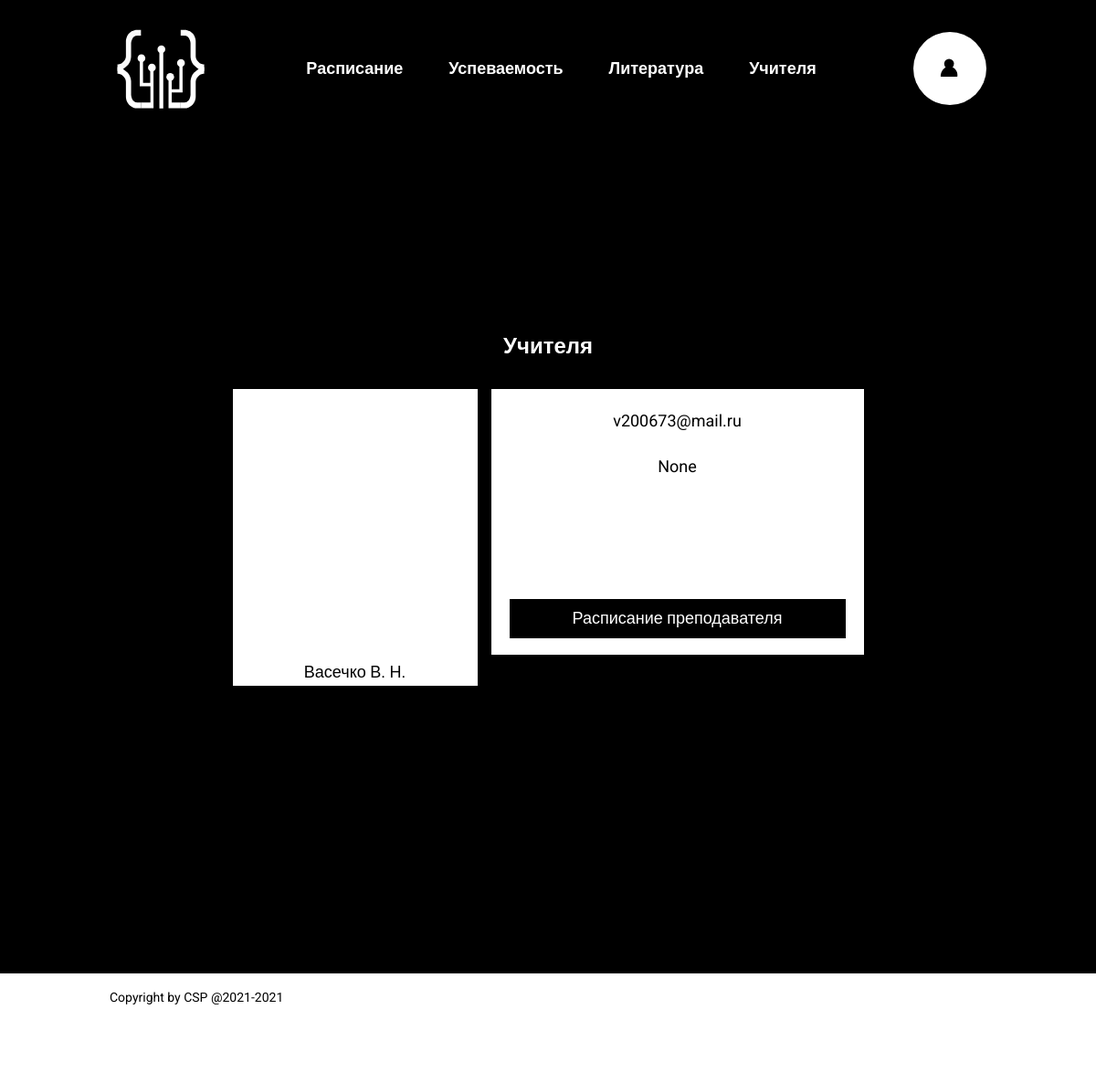
The app's page /teachers (signed in) with its own data.
### app.py (models this page shows, shortened)
class Users(db.Model):
    __tablename__ = 'Users'
    UserId = db.Column(db.Integer(), unique=True, nullable=False, primary_key=True)
    UserLogin = db.Column(db.Text(), nullable=False)
    UserPassword = db.Column(db.Text(), nullable=False)
    UserTypeId = db.Column(db.Integer(), ForeignKey('UserTypes.RoleId'), nullable=False)
    Name = db.Column(db.Text())
    Email = db.Column(db.Text())
    PhoneNumber = db.Column(db.Text())
    Token = db.Column()

### app.py (the view)
@app.route('/teachers')
@login_required
def teachers():
    return render_template('teachers.html', Users=Users,
                           Fernet=Fernet,
                           bytes=bytes,
    )

### app.py (called while the page is built)
@login_manager.user_loader
def load_user(UserId):
    return Users.query.get(UserId)

@app.after_request
def redirect_to_signin(response):
    if response.status_code == 401:
        return redirect(url_for('Login'))
    return response

### templates/teachers.html
{% extends 'teachers_base.html' %}
{% block teacher %}
    {% set teachers = Users.query.filter(Users.UserTypeId==3).all() %}
    {% for i in teachers %}
        {% set f = Fernet(bytes(Users.query.filter(Users.UserId == 12344).first().Token.split('b')[1], encoding='utf-8')) %}
        {% set mail = f.decrypt(i.Email) %}
        <div class="teacher_item">
            <div class="teacher_img">
                <div class="teachers_img"></div>
                <div class="teachers_name">{{ i.Name }}</div>
            </div>
            <div class="teacher_inf">
                <p class="teachers_txt"> {{ mail.decode('utf-8') }} </p>
                <p class="teachers_txt"> {{ i.PhoneNumber }} </p>
                {% set uid = i.UserId %}
                <a href="/ttimetable/{{ uid }}">
                    <div class="teachers_timetable">Расписание преподавателя</div>
                </a>
            </div>
        </div>
    {% endfor %}
{% endblock %}

### static/style.css (style rules this page uses)
*, *::before, *::after { padding: 0; margin: 0; border: 0; box-sizing: border-box; }
a { text-decoration: none; color: inherit; }
html, body { font-size: 18px; height: 100%; margin: 0; font-family: 'Roboto', sans-serif; background: white; line-height: 1.6; background-color: black; }
.teacher_item { display: flex; height: auto; width: 691px; margin: 0 auto 75px auto; }
.teacher_img { background: white; width: 38.785%; height: min-content; }
.teacher_inf { background: white; width: 59.049%; height: 291px; margin: 0 0 0 15px; }
.teachers_txt { margin: 20px auto 20px auto; font-size: 18px; line-height: 30px; }
.teachers_timetable { background: black; color: white; width: 90.199%; height: 43px; margin: 130px auto; display: flex; align-items: center; justify-content: center; }
.teachers_img { height: 296px; }

### records on screen
Users: Name "Васечко В. Н.", decode "v200673@mail.ru", PhoneNumber "None"
